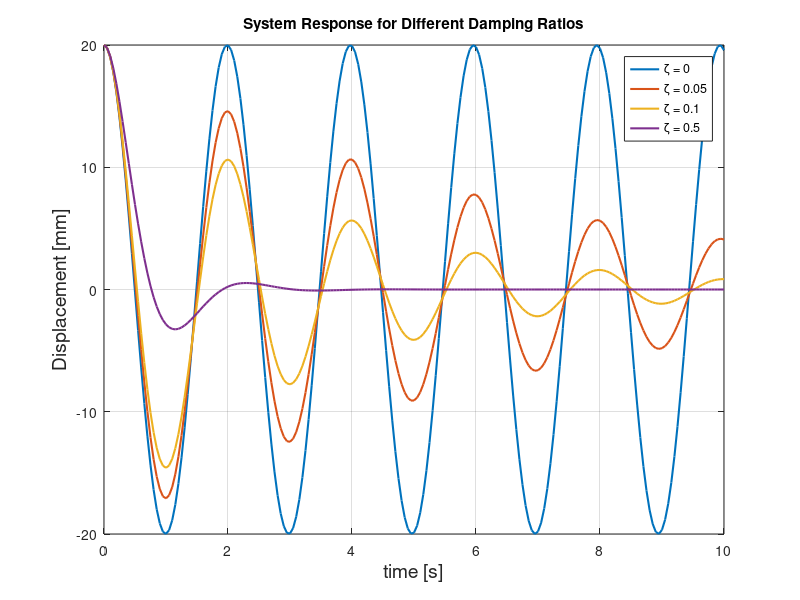

Write MATLAB code to recreate this figure.
clc;
clear;
close all;

k = 100; % N/m
m = 10; % kg
zeta_values = [0, 0.05, 0.1, 0.5]; % Different damping ratios

t = (0:200) * 0.05;

x_0 = 20;
v_0 = 0.;

figure;

for j = 1:length(zeta_values)
    zeta = zeta_values(j);
    omega = sqrt(k / m);
    omegaD = omega * sqrt(1 - zeta^2); % Calculate omegaD for each zeta
    
    if zeta < 1    
        A = x_0;
        B = (v_0 + x_0 * omega * zeta) / omegaD;
        X = sqrt(A^2 + B^2);
        phi = atan(B / A);
        x = X * exp(-zeta * omega * t) .* cos(omegaD * t - phi);
        l1 = X * exp(-omega * zeta * t);
        l2 = -X * exp(-omega * zeta * t);
        plot(t, x, 'LineWidth', 1.5);
        hold on;
       
    elseif zeta == 1
        x = exp(-omega * t) .* (x_0 * (1 + omega * t) + v_0 * t);
        plot(t, x, 'LineWidth', 1.5);
    else
        omegaD2 = omega * sqrt(-1 + zeta^2);
        c1 = x_0 / 2 + v_0 / 2 / omegaD + zeta * omega * x_0 / omegaD2 / 2;
        c2 = x_0 / 2 - v_0 / 2 / omegaD - zeta * omega * x_0 / omegaD2 / 2;
        x = exp(-zeta * omega * t) .* (c1 * exp(omegaD2 * t) + c2 * exp(-omegaD2 * t));
        plot(t, x, 'LineWidth', 1.5);
    end
end

xlabel('time [s]', 'fontsize', 14);
ylabel('Displacement [mm]', 'fontsize', 14);
title('System Response for Different Damping Ratios');
legend('\zeta = 0', '\zeta = 0.05', '\zeta = 0.1', '\zeta = 0.5');
grid on;